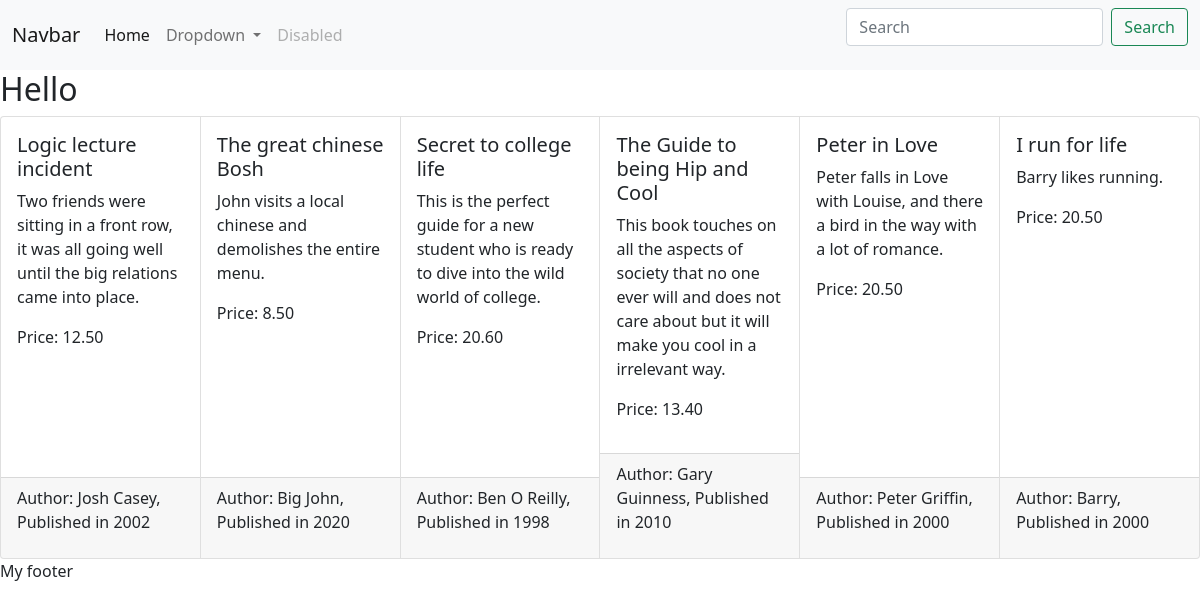
/books, run on the app's committed database.
### library/models.py (models this page shows)
class Book(models.Model):
    id = models.AutoField(primary_key=True)
    year = models.IntegerField()
    author = models.TextField()
    price = models.DecimalField(max_digits=5, decimal_places=2)
    title = models.TextField()
    synopsis = models.TextField()
    genre = models.CharField(default = "Comedy", max_length= 15)
    amount = models.IntegerField()

### library/views.py (the view)
# urls.py: path('books', view_all_books, name="all_books"),
def view_all_books(request):
    all_books = Book.objects.all()
    return render(request, 'all_books.html', {'books':all_books})

### library/templates/all_books.html (shortened to what this page needs)
{% extends 'base.html' %}
{% block content %}
    <h2>Hello</h2>
    <div class="card-group">
        {% for b in books %}
            <div class="card" style="width: 18rem;">
                <div class="card-body">
                  <h5 class="card-title">{{b.title}}</h5>
                  <p>{{b.synopsis}}</p>
                  <p>Price: {{b.price}}</p>
                </div>
                <div class="card-footer">
                    <p>Author: {{b.author}}, Published in {{b.year}}</p>
                </div>
            </div>
        {% endfor %}
      </div>
{% endblock %}

### library/templates/base.html (shortened to what this page needs)
<html>
    <head>
        <link href="https://cdn.jsdelivr.net/npm/bootstrap@5.0.2/dist/css/bootstrap.min.css" rel="stylesheet">
    </head>
    <body>
        <nav class="navbar navbar-expand-lg navbar-light bg-light">
            <div class="container-fluid">
              <a class="navbar-brand" href="#">Navbar</a>
              <div class="collapse navbar-collapse" id="navbarSupportedContent">
                <ul class="navbar-nav me-auto mb-2 mb-lg-0">
                  <li class="nav-item">
                    <a class="nav-link active" aria-current="page" href="{% url 'all_books' %}">Home</a>
                  </li>
                  <li class="nav-item dropdown">
                    <a class="nav-link dropdown-toggle" href="#" id="navbarDropdown" role="button" data-bs-toggle="dropdown" aria-expanded="false">
                      Dropdown
                    </a>
                  </li>
                  <li class="nav-item">
                    <a class="nav-link disabled" href="#" tabindex="-1" aria-disabled="true">Disabled</a>
                  </li>
                </ul>
                <form class="d-flex">
                  <input class="form-control me-2" type="search" placeholder="Search" aria-label="Search">
                  <button class="btn btn-outline-success" type="submit">Search</button>
                </form>
              </div>
            </div>
          </nav>
        {% block content %}
        {% endblock %}
        <footer>
            <p>My footer</p>
        </footer>
    </body>
</html>

### data on the page
Book: title "Logic lecture incident", synopsis "Two friends were sitting in a front row, it was all going well until the big relations came into place.", price "12.50", author "Josh Casey", year "2002"
Book: title "The great chinese Bosh", synopsis "John visits a local chinese and demolishes the entire menu.", price "8.50", author "Big John", year "2020"
Book: title "Secret to college life", synopsis "This is the perfect guide for a new student who is ready to dive into the wild world of college.", price "20.60", author "Ben O Reilly", year "1998"
Book: title "The Guide to being Hip and Cool", synopsis "This book touches on all the aspects of society that no one ever will and does not care about but it will make you cool in a irrelevant way.", price "13.40", author "Gary Guinness", year "2010"
Book: title "Peter in Love", synopsis "Peter falls in Love with Louise, and there a bird in the way with a lot of romance.", price "20.50", author "Peter Griffin", year "2000"
Book: title "I run for life", synopsis "Barry likes running.", price "20.50", author "Barry", year "2000"
